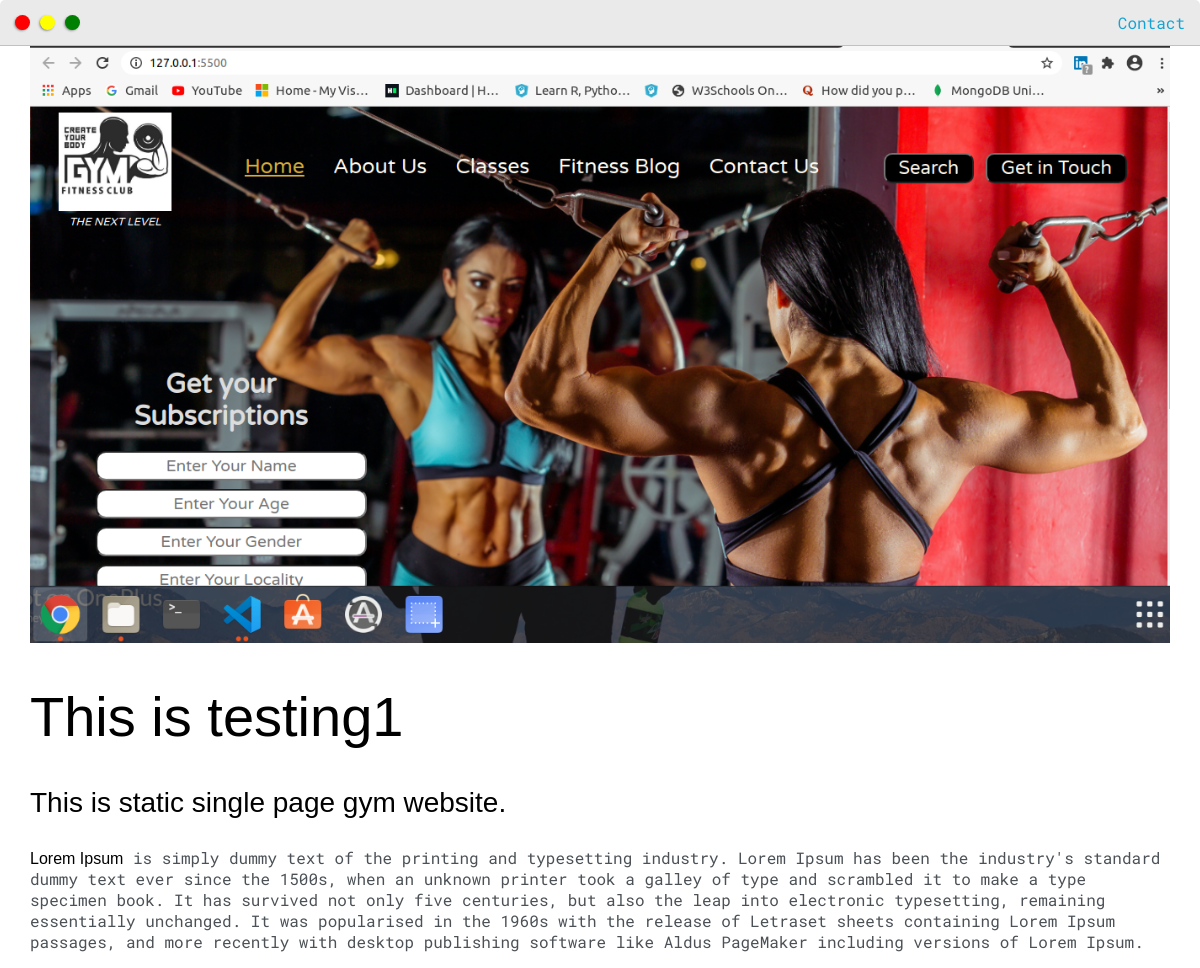
The app's page /post/this-is-testing1/ with its own data.
### base/models.py (models this page shows, shortened)
class Post(models.Model):
    headline = models.CharField(max_length = 200)
    sub_headline = models.CharField(max_length = 200, null=True, blank=True)
    thumbnail = models.ImageField(null=True,blank=True,upload_to = "images", default="placeholder.jpg")
    body = RichTextUploadingField(null=True, blank=True)
    created = models.DateTimeField(auto_now_add=True)
    active = models.BooleanField(default=False)
    featured = models.BooleanField(default=False)
    tags =  models.ManyToManyField(Tag)
    slug = models.SlugField(null=True,blank=True)

### base/views.py (the view)
# urls.py: path('post/<slug:slug>/', views.post, name="post"),
def post(request,slug):
    post = Post.objects.get(slug=slug)
    context = {'post':post}
    return render(request,'base/post.html',context)

### base/templates/base/post.html (shortened to what this page needs)
{% extends 'base/main.html' %}
{% load static %}
{% block content %}
<div class="main-container">
    <img src="{{post.thumbnail.url}}" alt="">
    <h1>{{post.headline}}</h1>
    <h3>{{post.sub_headline}}</h3>
    <p>
        {{post.body|safe}}
    </p>
</div>
{% endblock content%}

### static/css/default.css (style rules this page uses)
:root { --mainColor:#eaeaea; --secondaryColor:#fff; --borderColor:#c1c1c1; --mainText:black; --secondaryText:#4b5156; --themeDotBorder:#24292e; --previewBg:rgb(251, 249, 243, 0.8); --previewShadow:#f0ead6; --buttonColor:black; }
html, body { padding: 0; margin: 0; scroll-behavior: smooth; }
body * { transition: 0.3s; }
h1, h2, h3, h4, h5, h6, strong { color: var(--mainText); font-family: 'Work Sans', sans-serif; font-weight: 500; }
p, li, span, label, input, textarea { color: var(--secondaryText); font-family: 'Roboto Mono', monospace; }
h1 { font-size: 56px; }
h3 { font-size: 28px; }
.main-container { width: 1200px; margin: 0 auto; }
@media screen and (max-width: 1200px) { .main-container { width: 95%; } }

### base/templates/base/post.html (style rules this page uses)
img { max-width: 100%; object-fit: cover; }

### records on screen
Post: thumbnail (picture), headline "This is testing1", sub_headline "This is static single page gym website.", body "Lorem Ipsum is simply dummy text of the printing and typesetting industry. Lorem Ipsum has been the industry's standard dummy text ever since the 1500s, when an unknown printer took a galley of type and scrambled it to make a type specimen book. It has survived not only five centuries, but also the leap into electronic typesetting, remaining essentially unchanged. It was popularised in the 1960s with the release of Letraset sheets containing Lorem Ipsum passages, and more recently with desktop publishing software like Aldus PageMaker including versions of Lorem Ipsum."
